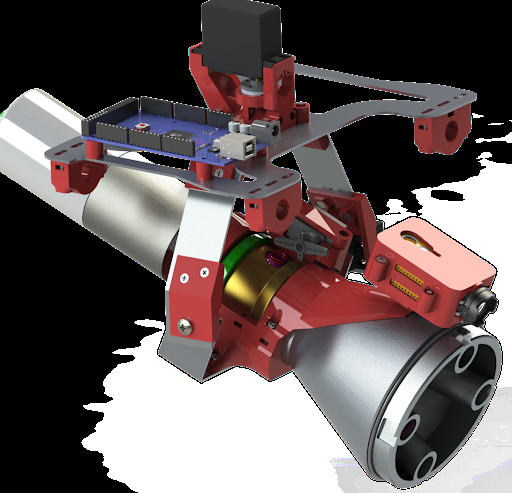
#> input picture Gun-Gimbal_Assembly.png, 512 x 493 px, given in place of shabnams_bag.jpg, which was not available
$ python feature_detection_01.py
#> lines starting #> are read from the running program, lines starting #| are printed output that depends on the picture; pictures that were not available may be replaced by others from this repository, and a replacement may not be noted
# Code that gets input of an image then attempts to locate this image from a videostream using feature detection
# by Khan,Haritha

import cv2
import numpy as np
import time
import math
import imutils

t = time.time()

video = cv2.VideoCapture(0)

while True:

    # Obtain Colored Images

    img1c = cv2.imread("shabnams_bag.jpg")  # ,cv2.IMREAD_GRAYSCALE)
#> img1c is the input picture: shape (493, 512, 3); mean B, G, R 91.7, 91.8, 103.1
    # print(type(img1c))
    # img2c = cv2.imread("shabnams_bag_test.jpg")#,cv2.IMREAD_GRAYSCALE)
    success, img2c = video.read()

    img2c = imutils.resize(img2c, width=700)
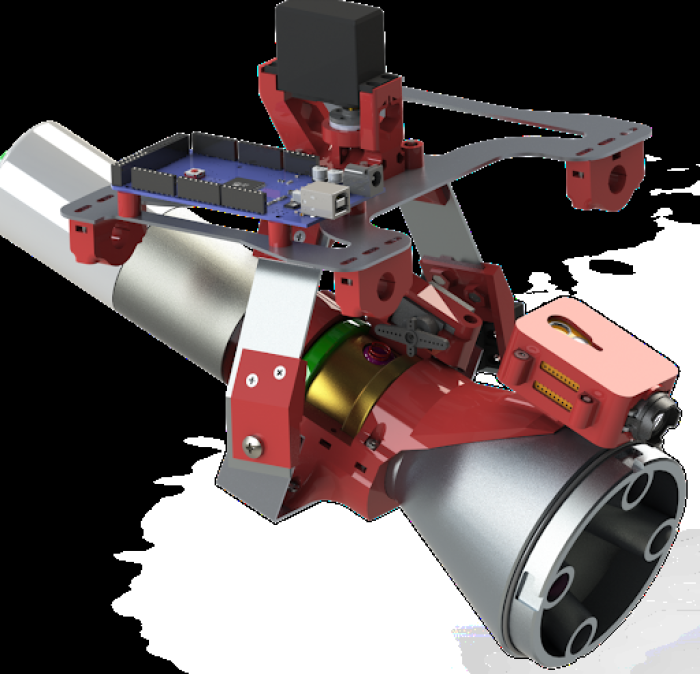
#> img2c: shape (674, 700, 3); mean B, G, R 91.7, 91.8, 103.1

    # Convert to GrayScale
    img1 = cv2.cvtColor(img1c, cv2.COLOR_BGR2GRAY)
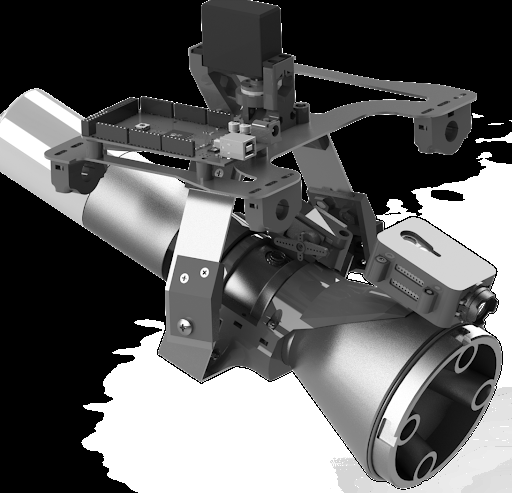
#> img1: shape (493, 512); min 0, max 255, mean 95.2
    img2 = cv2.cvtColor(img2c, cv2.COLOR_BGR2GRAY)
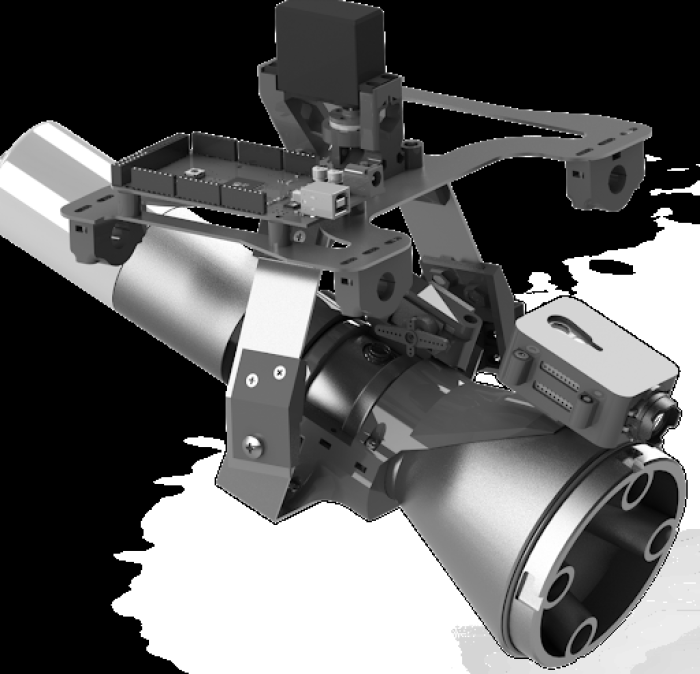
#> img2: shape (674, 700); min 0, max 255, mean 95.2

    # Creat ORB object (Feature Detection Method)
    tracker = cv2.ORB_create(nfeatures=100)

    # Get keypoints and descriptors
    kp1, des1 = tracker.detectAndCompute(img1, None)
#> kp1 = 100 keypoints; strongest (x, y, size): (480, 162, 31), (478, 161, 31), (475, 117, 31), (413, 192, 37.2)
    kp2, des2 = tracker.detectAndCompute(img2, None)
#> kp2 = 100 keypoints; strongest (x, y, size): (633, 272, 31), (151, 545, 37.2), (564, 262, 31), (572, 288, 31)

    # Match keypoints by descriptors using BRUTE FORCE method
    bf = cv2.BFMatcher(cv2.NORM_HAMMING, crossCheck=True)
    matches = bf.match(des1, des2)  # matching
#> matches = 46 matches
    # sort shortest distances
    matches = sorted(matches, key=lambda x: x.distance)
    number_of_matches = 10  # choose 10 closest points

    # Get X,Y Coordinates of both the base & test picture
    base_keypoints = np.float32(
        [kp1[m.queryIdx].pt for m in matches[:number_of_matches]]).reshape(-1, 1, 2)
#> base_keypoints = [[102.2, 413.3], [415.5, 191.6], [109.4, 397.4], [414.7, 190.8], [155.5, 329.7], [131.3, 356], [107.8, 398.1], [413.3, 191.5], [84.96, 406.1], [385.7, 209]]
    test_keypoints = np.float32(
        [kp2[m.trainIdx].pt for m in matches[:number_of_matches]]).reshape(-1, 1, 2)
#> test_keypoints = [[138.9, 566.1], [566.1, 261.6], [149.3, 543.3], [564.8, 261.3], [212, 450.9], [179.2, 487.7], [146.3, 543.4], [566.1, 261.3], [116.1, 555.7], [523.1, 286.7]]

    # Create Array for Distances
    array_dis = np.empty(number_of_matches)

    # Get the average x & y coordinates
    avg = np.mean(test_keypoints, axis=0)
#> avg = [[316.2, 421.8]]

    x_avg = avg[0][0]  # average x coordinates
#> x_avg = 316.2
    y_avg = avg[0][1]  # average y coordinates
#> y_avg = 421.8

    count = 0
    # loop over the test picture keypoint coordinates
    for i in test_keypoints:
        x = i[0][0]
        y = i[0][1]
        a = (x - x_avg)**2  # x_dist
        b = (y - y_avg)**2  # y_dist
        array_dis[count] = math.sqrt(a + b)
        count = count+1
#> this loop made 10 passes
#> (x, y, a, b) on passes 1 to 10: (138.9, 566.1, 31426.3, 20822.8), (566.1, 261.6, 62468.5, 25670.3), (149.3, 543.3, 27857.8, 14760.2), (564.8, 261.3, 61823.3, 25766.1), (212, 450.9, 10857.8, 846.3), (179.2, 487.7, 18781.8, 4345.3), (146.3, 543.4, 28863.5, 14800.5), (566.1, 261.3, 62443.6, 25766.1), (116.1, 555.7, 40033.7, 17938), (523.1, 286.7, 42823.6, 18262.1)
#> after the loop, array_dis = [228.6, 296.9, 206.4, 296, 108.2, 152.1, 209, 297, 240.8, 247.2]; count = 10

    dis_avg = np.mean(array_dis)  # get average dist
#> dis_avg = 228.2
    diameter = 1.5*dis_avg  # create virtual diameter for marking
#> diameter = 342.3

    # Print Circle on test image for marking
    test_img = cv2.circle(img2c, (int(avg[0][0]), int(
        avg[0][1])), int(diameter), (0, 255, 0), 2)

    # print(time.time()-t)
    # print("==========================================================")

    cv2.imshow("image1", img1c)
    cv2.imshow("image2", img2)
    cv2.imshow("test_image", test_img)

    key = cv2.waitKey(1)
#> (key q is pressed here)
    if key == ord("q"):
        break

    # print("===============")

# video.release()
cv2.destroyAllWindows
